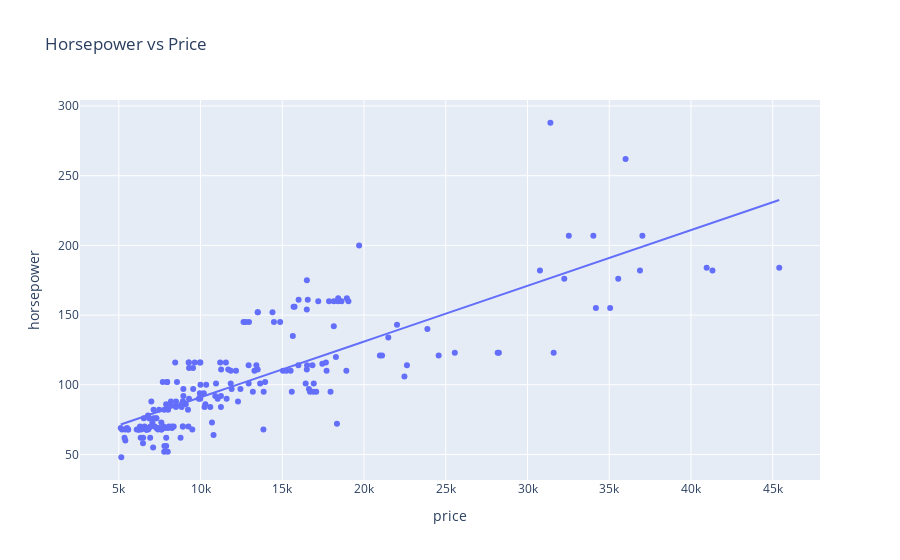

The code cell stored with this chart in its notebook:
### Code cell
px.scatter(engine_data, x="price", y="horsepower", title="Horsepower vs Price", trendline="ols")

### Figure 1 — Plotly figure (JSON) as saved in the notebook; plotly's stock layout.template omitted (floating-point values rounded to 4 significant figures; data arrays with more than 128 entries replaced by an {"elided": "..."} marker saying what was removed)
{"data": [{"hovertemplate": "price=%{x}<br>horsepower=%{y}<extra></extra>", "legendgroup": "", "marker": {"color": "#636efa", "symbol": "circle"}, "mode": "markers", "name": "", "orientation": "v", "showlegend": false, "type": "scatter", "x": {"elided": "205 float values"}, "xaxis": "x", "y": {"elided": "205 int values"}, "yaxis": "y"}, {"hovertemplate": "<b>OLS trendline</b><br>horsepower = 0.00400022 * price + 51.0073<br>R<sup>2</sup>=0.653088<br><br>price=%{x}<br>horsepower=%{y} <b>(trend)</b><extra></extra>", "legendgroup": "", "marker": {"color": "#636efa", "symbol": "circle"}, "mode": "lines", "name": "", "showlegend": false, "type": "scatter", "x": {"elided": "205 float values"}, "xaxis": "x", "y": {"elided": "205 float values"}, "yaxis": "y"}], "layout": {"legend": {"tracegroupgap": 0}, "title": {"text": "Horsepower vs Price"}, "xaxis": {"anchor": "y", "domain": [0, 1], "title": {"text": "price"}}, "yaxis": {"anchor": "x", "domain": [0, 1], "title": {"text": "horsepower"}}}}
